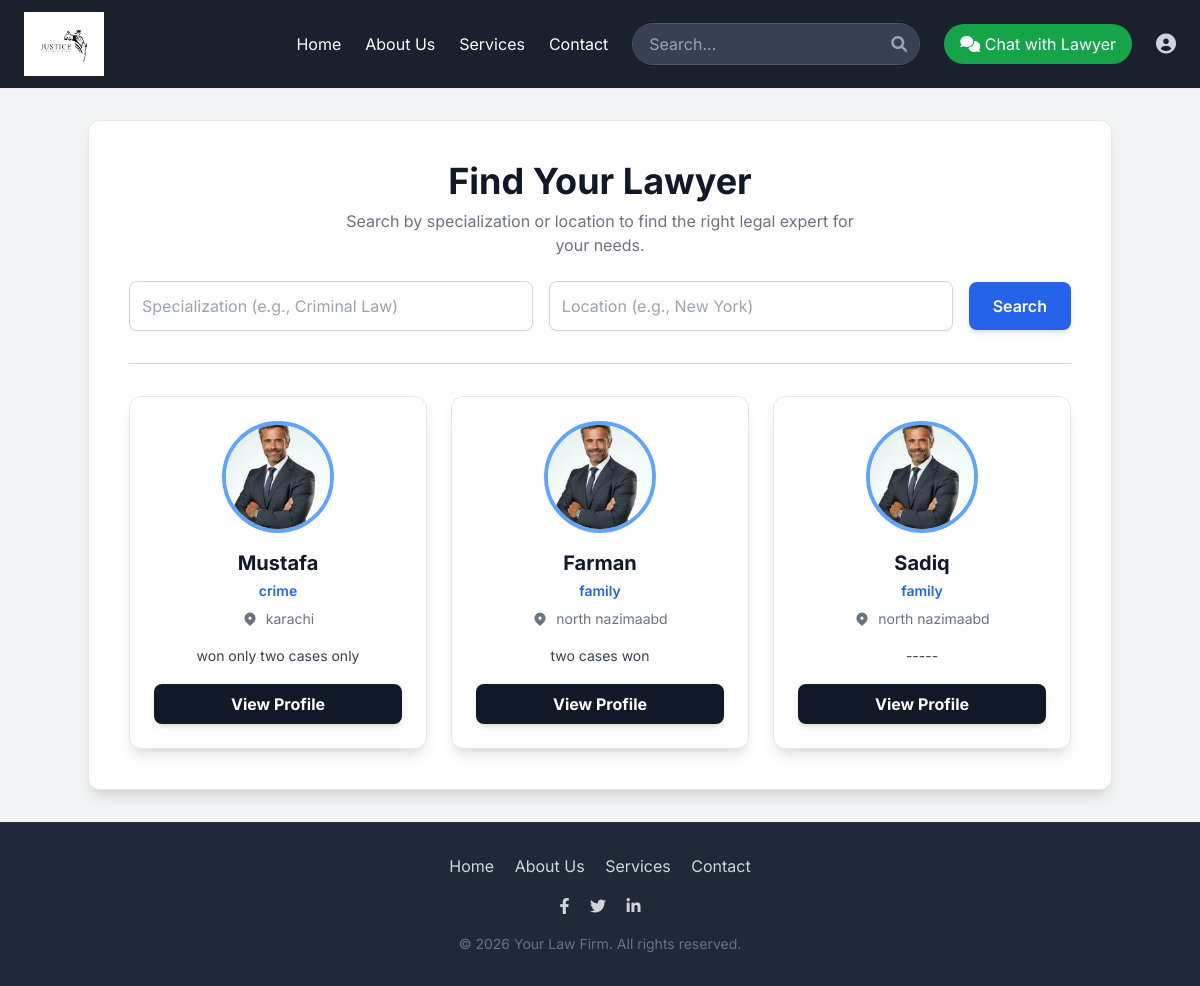
/search_lawyers.php (signed in), run on the app's committed database.
### tables this page shows
CREATE TABLE `lawyers` (
  `id` int(11) NOT NULL,
  `name` varchar(255) NOT NULL,
  `profile_image` varchar(255) DEFAULT NULL,
  `email` varchar(255) NOT NULL,
  `password` varchar(255) NOT NULL,
  `specialty` varchar(255) NOT NULL,
  `location` varchar(255) NOT NULL,
  `bio` text DEFAULT NULL,
  `created_at` timestamp NOT NULL DEFAULT current_timestamp(),
  `profile_pic` varchar(255) DEFAULT NULL
);

### search_lawyers.php (the view, shortened to what this page needs)
<?php
include 'includes/db.php';
$specialty = $_GET['specialty'] ?? '';
$location = $_GET['location'] ?? '';
$sql = "SELECT * FROM lawyers WHERE 1=1";
$stmt = $conn->prepare($sql);
$stmt->execute();
$result = $stmt->get_result();
$lawyers = $result->fetch_all(MYSQLI_ASSOC);
?>
<!DOCTYPE html>
<html lang="en">
<head>
    <script src="https://cdn.tailwindcss.com"></script>
    <link rel="stylesheet" href="https://cdnjs.cloudflare.com/ajax/libs/font-awesome/6.0.0-beta3/css/all.min.css">
</head>
<body class="bg-gray-100 min-h-screen flex flex-col">
<?php include 'includes/header.php'; ?>
<main class="w-full flex-grow">
    <div class="container max-w-5xl mx-auto py-8">
        <div class="bg-white shadow-lg rounded-xl p-6 sm:p-8 md:p-10 border border-gray-200">
            <div class="mb-8 text-center">
                <h1 class="text-3xl sm:text-4xl font-bold text-gray-900">Find Your Lawyer</h1>
                <p class="mt-2 text-gray-500 text-sm sm:text-base max-w-lg mx-auto">Search by specialization or location to find the right legal expert for your needs.</p>
                <form action="search_lawyers.php" method="get" class="mt-6 flex flex-col sm:flex-row gap-4 items-center justify-center">
                    <input type="text" name="specialty" value="<?php echo htmlspecialchars($specialty); ?>" placeholder="Specialization (e.g., Criminal Law)" class="w-full sm:w-1/2 p-3 border border-gray-300 rounded-lg focus:outline-none focus:ring-2 focus:ring-blue-500 transition duration-200 shadow-sm">
                    <input type="text" name="location" value="<?php echo htmlspecialchars($location); ?>" placeholder="Location (e.g., New York)" class="w-full sm:w-1/2 p-3 border border-gray-300 rounded-lg focus:outline-none focus:ring-2 focus:ring-blue-500 transition duration-200 shadow-sm">
                    <button type="submit" class="w-full sm:w-auto px-6 py-3 bg-blue-600 text-white font-semibold rounded-lg shadow-md hover:bg-blue-700 transition duration-300 focus:outline-none focus:ring-4 focus:ring-blue-500">
                        Search
                    </button>
                </form>
            </div>
            <hr class="mb-8 border-gray-300">
            <?php if (empty($lawyers)): ?>
                <div class="bg-blue-50 p-6 rounded-lg shadow-md text-center text-gray-600">
                    <p class="text-lg font-semibold">No lawyers found</p>
                    <p class="mt-2">We couldn't find any lawyers matching your criteria. Please try a different search or browse our directory.</p>
                </div>
            <?php else: ?>
                <div class="grid grid-cols-1 md:grid-cols-2 lg:grid-cols-3 gap-6">
                    <?php foreach ($lawyers as $lawyer): ?>
                        <div class="lawyer-card bg-white p-6 rounded-xl shadow-lg border border-gray-200 flex flex-col items-center text-center transition-transform hover:scale-105 duration-300">
                            <?php
                                $image_src = !empty($lawyer['profile_image']) ? 'uploads/' . htmlspecialchars($lawyer['profile_image']) : 'images/default-user.png';
                            ?>
                            <img src="<?php echo $image_src; ?>" alt="Lawyer Profile Picture" class="w-28 h-28 rounded-full mb-4 object-cover border-4 border-blue-400">
                            <h3 class="text-xl font-bold text-gray-900"><?php echo htmlspecialchars($lawyer['name']); ?></h3>
                            <p class="text-sm text-blue-600 font-semibold mt-1 mb-2"><?php echo htmlspecialchars($lawyer['specialty']); ?></p>
                            <div class="text-gray-500 text-sm mb-4 flex items-center justify-center">
                                <svg xmlns="http://www.w3.org/2000/svg" class="h-4 w-4 mr-2" viewBox="0 0 20 20" fill="currentColor">
                                    <path fill-rule="evenodd" d="M5.05 4.05a7 7 0 119.9 9.9L10 18.9l-4.95-4.95a7 7 0 010-9.9zM10 11a2 2 0 100-4 2 2 0 000 4z" clip-rule="evenodd" />
                                </svg>
                                <span><?php echo htmlspecialchars($lawyer['location']); ?></span>
                            </div>
                            <p class="text-gray-700 text-sm leading-relaxed mb-4"><?php echo htmlspecialchars($lawyer['bio']); ?></p>
                            <a href="lawyer_profile.php?id=<?php echo $lawyer['id']; ?>" class="mt-auto w-full py-2 px-4 bg-gray-900 text-white font-bold rounded-lg shadow-md hover:bg-gray-700 transition duration-300">
                                View Profile
                            </a>
                        </div>
                    <?php endforeach; ?>
                </div>
            <?php endif; ?>
        </div>
    </div>
</main>
<?php include 'includes/footer.php'; ?>
</body>
</html>

### search_lawyers.php (style rules this page uses)
body { font-family: 'Inter', sans-serif; }

### includes/header.php (style rules this page uses)
body { font-family: 'Inter', sans-serif; background-color: #f8fafc; }
a { text-decoration: none; }

### data on the page
lawyers: profile_image (picture), name "Mustafa", specialty "crime", location "karachi", bio "won only two cases only"
lawyers: profile_image (picture), name "Farman", specialty "family", location "north nazimaabd", bio "two cases won"
lawyers: profile_image (picture), name "Sadiq", specialty "family", location "north nazimaabd", bio "-----"
